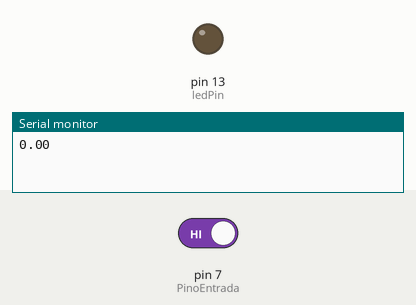
This sketch was run on a simulated Arduino Uno, built with avr-gcc and run on an emulated ATmega328P. Parts: output pins drawn as LEDs (lit = HIGH), the last lines printed to the serial monitor. The inputs (shaded band) are chosen by the test bench; at power-on: pin 7 (PinoEntrada) HIGH.

Above: at 1.2 s.
1.3 s: pin 7 (PinoEntrada) driven LOW
At 1.7 s:
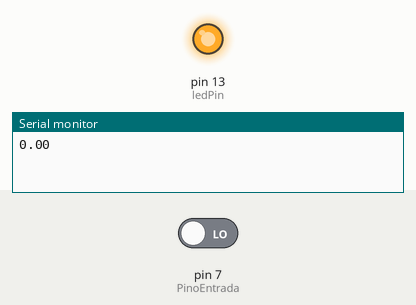
2.8 s: pin 7 (PinoEntrada) driven HIGH
At 4.1 s:
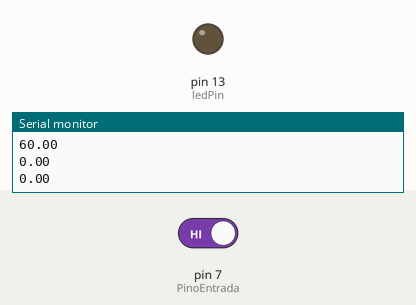
Timing chart, 0 to 5.8 s (numbered marks = the images above; inputs shaded):
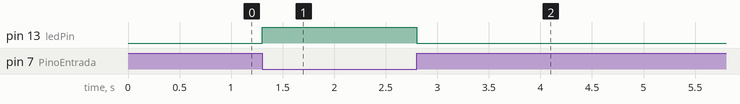

The sketch:

leitor.ino
```cpp
//Medição de RPM
//Usando um resistor(ou potenciometro) de 330ohm ligado ao foto diodo
//Usando um resistor de 10k ligado ao fototransistor


const int PinoEntrada = 7;     // O pino 7 recebe está ligado ao coletor do fototransistor
const int ledPin = 13;      // Led do arduino que acende quando o sensor detecta
const int NumPas = 1;    //Número de pás da Hélice
int contagem = 0;            // Conta o número de pulsos no sensor
int PinoState = 1;         // current state of the button
int lastPinoState = 1;     // previous state of the button


const long interval = 1000;  //Intervalo de 1000 milissegundos para contar as rotações
float taxa=0;                //Taxa seria a contagem dentro do  intervalo. RPM=60*taxa

void setup() {
  Serial.begin(9600);
  pinMode(ledPin, OUTPUT);   //Led do arduino como saída
  pinMode(PinoEntrada, INPUT); //Pino 7 como entrada
}
unsigned long previousMillis = 0;

void loop() {
  PinoState = digitalRead(PinoEntrada);           //Leitura do Pino 7
  unsigned long currentMillis = millis();         //Tempo que o arduino está ligado

  if (PinoState != lastPinoState) {
     if (PinoState == LOW) {
         contagem++;
         digitalWrite(ledPin, HIGH);
       } else {
           digitalWrite(ledPin, LOW);
         }
    }
      if (currentMillis - previousMillis >= interval) {
              taxa=(1000*float(contagem))/interval;
             //Serial.print("Contagem:");
             //Serial.println(contagem);
             //Serial.print("Taxa RPM:");
             Serial.println(60*float(taxa)/NumPas);
               previousMillis = currentMillis;
               contagem=0;
           }
  lastPinoState = PinoState;

}
```

Measured:
- after the input at 1.3 s, pin 13 (ledPin): LOW → HIGH at once
- after the input at 2.8 s, pin 13 (ledPin): HIGH → LOW at once
